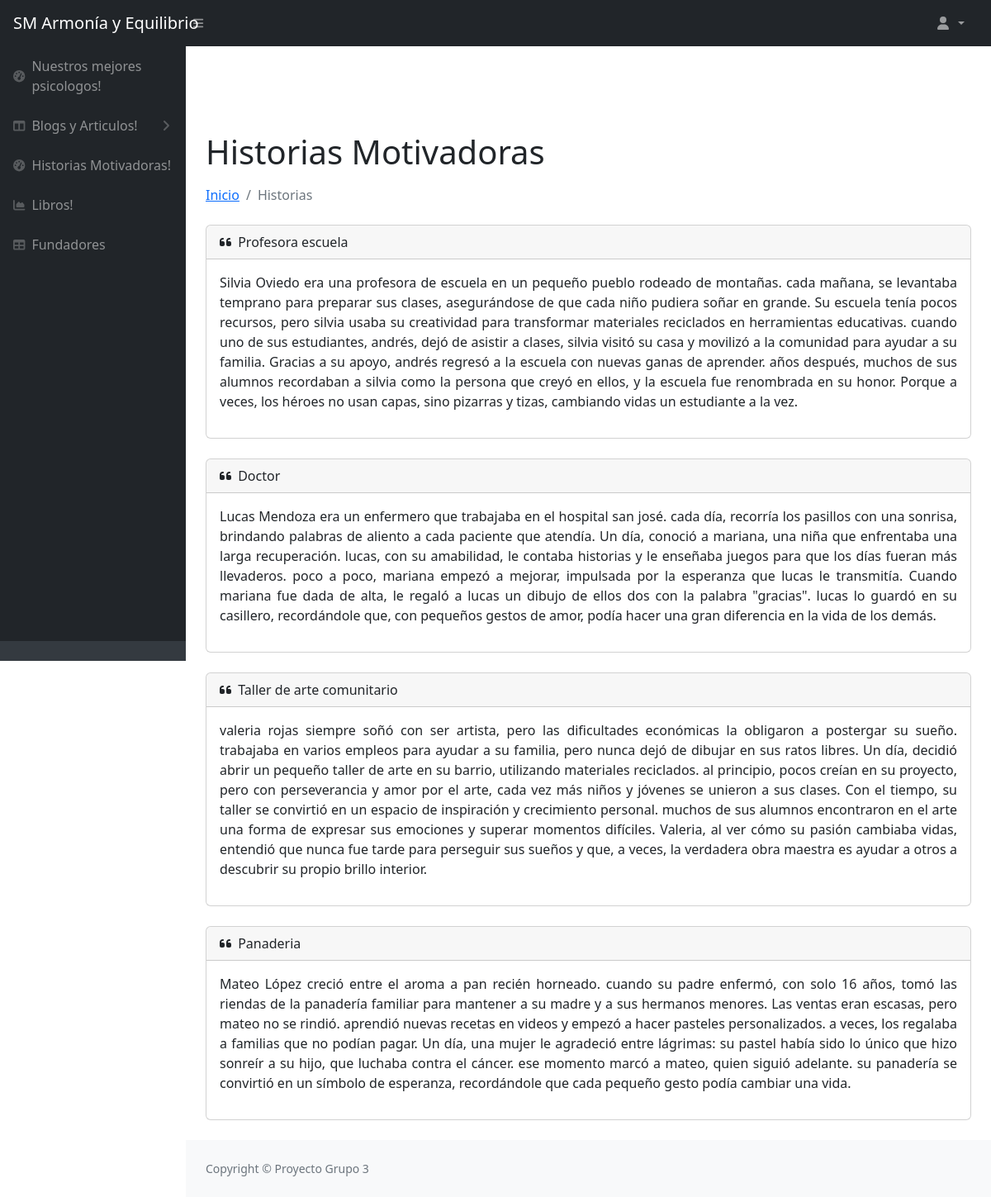
/php/VerHistorias.php, run on the app's committed database.
### tables this page shows
CREATE TABLE `historias` (
  `ID_Publicacion` int(11) NOT NULL,
  `ID_Usuario` int(11) DEFAULT NULL,
  `Trabajo` varchar(255) DEFAULT NULL,
  `Historias` text DEFAULT NULL
);

### php/VerHistorias.php (the view, shortened to what this page needs)
<!DOCTYPE html>
<html lang="en">
<head>
    <link href="https://cdn.jsdelivr.net/npm/simple-datatables@7.1.2/dist/style.min.css" rel="stylesheet" />
    <link href="../css/styles.css" rel="stylesheet" />
</head>
<body class="sb-nav-fixed">
    <nav class="sb-topnav navbar navbar-expand navbar-dark bg-dark">
        <a class="navbar-brand ps-3" href="../index.php"> SM Armonía y Equilibrio </a>
        <button class="btn btn-link btn-sm order-1 order-lg-0 me-4 me-lg-0" id="sidebarToggle" href="#!"><i
                class="fas fa-bars"></i></button>
        <ul class="navbar-nav ms-auto ms-md-0 me-3 me-lg-4">
            <li class="nav-item dropdown">
                <a class="nav-link dropdown-toggle" id="navbarDropdown" href="#" role="button" data-bs-toggle="dropdown" aria-expanded="false">
                    <i class="fas fa-user fa-fw"></i>
                </a>
            </li>
        </ul>
    </nav>
    <div id="layoutSidenav">
        <div id="layoutSidenav_nav">
            <nav class="sb-sidenav accordion sb-sidenav-dark" id="sidenavAccordion">
                <div class="sb-sidenav-menu">
                    <div class="nav">
                        <a class="nav-link" href="obtener_psicologos.php">
                            <div class="sb-nav-link-icon"><i class="fas fa-tachometer-alt"></i></div>
                            Nuestros mejores psicologos!
                        </a>
                        <a class="nav-link collapsed" href="charts.html" data-bs-toggle="collapse"
                            data-bs-target="#collapseLayouts" aria-expanded="false" aria-controls="collapseLayouts">
                            <div class="sb-nav-link-icon"><i class="fas fa-columns"></i></div>
                            Blogs y Articulos!
                            <div class="sb-sidenav-collapse-arrow"><i class="fas fa-angle-down"></i></div>
                        </a>
                        <a class="nav-link" href="VerHistorias.php">
                            <div class="sb-nav-link-icon"><i class="fas fa-tachometer-alt"></i></div>
                            Historias Motivadoras!
                        </a>
                        <a class="nav-link" href="Php_libroVer.php">
                            <div class="sb-nav-link-icon"><i class="fas fa-chart-area"></i></div>
                            Libros!
                        </a>
                        <a class="nav-link" href="../Fundadores.php">
                            <div class="sb-nav-link-icon"><i class="fas fa-table"></i></div>
                            Fundadores
                        </a>
                    </div>
                </div>
                <div class="sb-sidenav-footer">
                </div>
            </nav>
        </div>
        <div id="layoutSidenav_content">
        <main>
            <div class="container-fluid px-4">
                <div class="d-flex justify-content-between align-items-center mt-4 mb-3">
                    <h1 class="mb-0">Historias Motivadoras</h1>
                </div>
                <ol class="breadcrumb mb-4">
                    <li class="breadcrumb-item"><a href="../index.html">Inicio</a></li>
                    <li class="breadcrumb-item active">Historias</li>
                </ol>
                <?php
                include 'ConexionBD.php';
                $sql = "SELECT Trabajo, Historias FROM historias";
                $result = $conexion->query($sql);
                if ($result && $result->num_rows > 0):
                    while ($row = $result->fetch_assoc()):
                        $trabajo = htmlspecialchars($row['Trabajo']);
                        $contenido = nl2br(htmlspecialchars($row['Historias']));
                ?>
                        <div class="card mb-4">
                            <div class="card-header">
                                <i class="fas fa-quote-left me-1"></i> <?= $trabajo ?>
                            </div>
                            <div class="card-body">
                                <p><?= $contenido ?></p>
                            </div>
                        </div>
                <?php
                    endwhile;
                else:
                ?>
                    <div class="alert alert-info">No hay historias disponibles en este momento.</div>
                <?php endif;
                ?>
            </div>
        </main>
    <footer class="py-4 bg-light mt-auto">
        <div class="container-fluid px-4">
            <div class="d-flex align-items-center justify-content-between small">
                <div class="text-muted">Copyright &copy; Proyecto Grupo 3 </div>
            </div>
        </div>
        </div>
    </div>
</body>
</html>

### data on the page
historias: Trabajo "Profesora escuela", Historias "Silvia Oviedo era una profesora de escuela en un pequeño pueblo rodeado de montañas. cada mañana, se levantaba temprano para preparar sus clases, asegurándose de que cada niño pudiera soñar en grande. Su escuela tenía pocos recursos, pero silvia usaba su creatividad para transformar materiales reciclados en herramientas educativas. cuando uno de sus estudiantes, andrés, dejó de asistir a clases, silvia visitó su casa y movilizó a la comunidad para ayudar a su familia. Gracias a su apoyo, andrés regresó a la escuela con nuevas ganas de aprender. años después, muchos de sus alumnos recordaban a silvia como la persona que creyó en ellos, y la escuela fue renombrada en su honor. Porque a veces,…"
historias: Trabajo "Doctor", Historias "Lucas Mendoza era un enfermero que trabajaba en el hospital san josé. cada día, recorría los pasillos con una sonrisa, brindando palabras de aliento a cada paciente que atendía. Un día, conoció a mariana, una niña que enfrentaba una larga recuperación. lucas, con su amabilidad, le contaba historias y le enseñaba juegos para que los días fueran más llevaderos. poco a poco, mariana empezó a mejorar, impulsada por la esperanza que lucas le transmitía. Cuando mariana fue dada de alta, le regaló a lucas un dibujo de ellos dos con la palabra \"gracias\". lucas lo guardó en su casillero, recordándole que, con pequeños gestos de amor, podía hacer una gran diferencia en la vida de los demás."
historias: Trabajo "Taller de arte comunitario", Historias "valeria rojas siempre soñó con ser artista, pero las dificultades económicas la obligaron a postergar su sueño. trabajaba en varios empleos para ayudar a su familia, pero nunca dejó de dibujar en sus ratos libres. Un día, decidió abrir un pequeño taller de arte en su barrio, utilizando materiales reciclados. al principio, pocos creían en su proyecto, pero con perseverancia y amor por el arte, cada vez más niños y jóvenes se unieron a sus clases. Con el tiempo, su taller se convirtió en un espacio de inspiración y crecimiento personal. muchos de sus alumnos encontraron en el arte una forma de expresar sus emociones y superar momentos difíciles. Valeria, al ver cómo su pasión cambiaba vidas,…"
historias: Trabajo "Panaderia", Historias "Mateo López creció entre el aroma a pan recién horneado. cuando su padre enfermó, con solo 16 años, tomó las riendas de la panadería familiar para mantener a su madre y a sus hermanos menores. Las ventas eran escasas, pero mateo no se rindió. aprendió nuevas recetas en videos y empezó a hacer pasteles personalizados. a veces, los regalaba a familias que no podían pagar. Un día, una mujer le agradeció entre lágrimas: su pastel había sido lo único que hizo sonreír a su hijo, que luchaba contra el cáncer. ese momento marcó a mateo, quien siguió adelante. su panadería se convirtió en un símbolo de esperanza, recordándole que cada pequeño gesto podía cambiar una vida."
